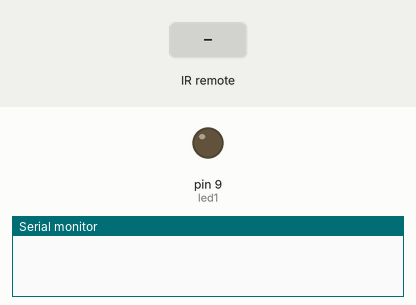
A sketch run on a simulated Arduino Uno, built with avr-gcc and run on an emulated ATmega328P. On the bench: output pins drawn as LEDs (lit = HIGH), the last lines printed to the serial monitor. Inputs (shaded band) come from the test bench.

Above: at 1.2 s.
1.3 s: infrared code 0xFF30CF received
At 2.0 s:
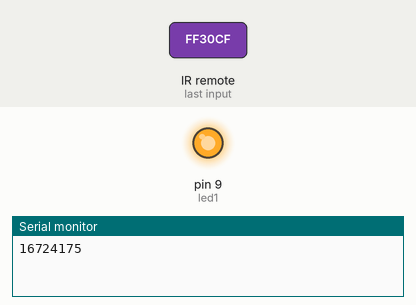
2.8 s: infrared code 0xFFA25D received
At 3.1 s:
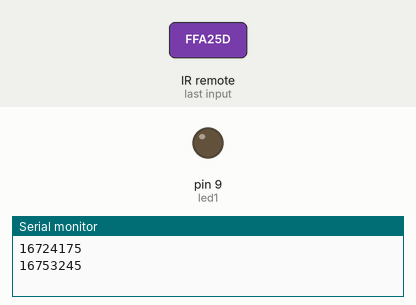
Timing chart, 0 to 5.8 s (numbered marks = the images above; inputs shaded):
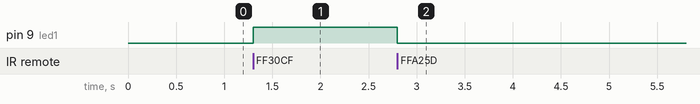

Measured:
- after the input at 1.3 s, pin 9 (led1): LOW → HIGH at once
- after the input at 2.8 s, pin 9 (led1): HIGH → LOW at once

The sketch:

IR_led_acende_e_apaga.ino
```cpp
#include <IRremote.h>
int RECV_PIN =10;
IRrecv irrecv(RECV_PIN);
decode_results results;
int led1 = 9;
void setup()
{
  Serial.begin(9600);
irrecv.enableIRIn();
pinMode(led1,OUTPUT);
}
void loop()
{
 if(irrecv.decode(&results))
 {
   Serial.println(results.value,DEC);
   irrecv.resume();

  if (results.value ==16724175)
   {
   digitalWrite(led1,HIGH);
   }
  else if (results.value ==16753245)
   {
     digitalWrite(led1,LOW);
   }
}
}
```
